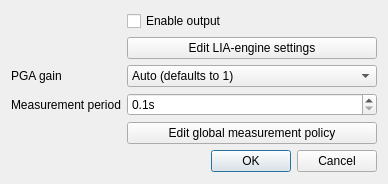
<?xml version="1.0" encoding="UTF-8"?>
<ui version="4.0">
 <class>SensorLIADialog</class>
 <widget class="QDialog" name="SensorLIADialog">
  <property name="geometry">
   <rect>
    <x>0</x>
    <y>0</y>
    <width>388</width>
    <height>184</height>
   </rect>
  </property>
  <property name="windowTitle">
   <string>Dialog</string>
  </property>
  <layout class="QFormLayout" name="formLayout">
   <item row="0" column="1">
    <widget class="QCheckBox" name="outputBox">
     <property name="text">
      <string>Enable output</string>
     </property>
    </widget>
   </item>
   <item row="1" column="1">
    <widget class="QPushButton" name="liaSettingsButton">
     <property name="text">
      <string>Edit LIA-engine settings</string>
     </property>
    </widget>
   </item>
   <item row="2" column="0">
    <widget class="QLabel" name="gainLabel">
     <property name="text">
      <string>PGA gain</string>
     </property>
    </widget>
   </item>
   <item row="2" column="1">
    <widget class="QComboBox" name="gainBox">
     <item>
      <property name="text">
       <string>Auto (defaults to 1)</string>
      </property>
     </item>
     <item>
      <property name="text">
       <string>1</string>
      </property>
     </item>
     <item>
      <property name="text">
       <string>2</string>
      </property>
     </item>
     <item>
      <property name="text">
       <string>5</string>
      </property>
     </item>
     <item>
      <property name="text">
       <string>10</string>
      </property>
     </item>
     <item>
      <property name="text">
       <string>20</string>
      </property>
     </item>
     <item>
      <property name="text">
       <string>50</string>
      </property>
     </item>
     <item>
      <property name="text">
       <string>100</string>
      </property>
     </item>
     <item>
      <property name="text">
       <string>200</string>
      </property>
     </item>
    </widget>
   </item>
   <item row="3" column="0">
    <widget class="QLabel" name="gPeriodLabel">
     <property name="text">
      <string>Measurement period</string>
     </property>
    </widget>
   </item>
   <item row="3" column="1">
    <widget class="QDoubleSpinBox" name="gPeriodBox">
     <property name="prefix">
      <string/>
     </property>
     <property name="suffix">
      <string notr="true">s</string>
     </property>
     <property name="decimals">
      <number>1</number>
     </property>
     <property name="minimum">
      <double>0.100000000000000</double>
     </property>
     <property name="maximum">
      <double>6553.500000000000000</double>
     </property>
     <property name="singleStep">
      <double>0.100000000000000</double>
     </property>
    </widget>
   </item>
   <item row="5" column="0" colspan="2">
    <widget class="QDialogButtonBox" name="confirmBox">
     <property name="orientation">
      <enum>Qt::Horizontal</enum>
     </property>
     <property name="standardButtons">
      <set>QDialogButtonBox::Cancel|QDialogButtonBox::Ok</set>
     </property>
    </widget>
   </item>
   <item row="4" column="1">
    <widget class="QPushButton" name="gPeriodButton">
     <property name="text">
      <string>Edit global measurement policy</string>
     </property>
    </widget>
   </item>
  </layout>
 </widget>
 <resources/>
 <connections>
  <connection>
   <sender>confirmBox</sender>
   <signal>accepted()</signal>
   <receiver>SensorLIADialog</receiver>
   <slot>accept()</slot>
   <hints>
    <hint type="sourcelabel">
     <x>248</x>
     <y>254</y>
    </hint>
    <hint type="destinationlabel">
     <x>157</x>
     <y>274</y>
    </hint>
   </hints>
  </connection>
  <connection>
   <sender>confirmBox</sender>
   <signal>rejected()</signal>
   <receiver>SensorLIADialog</receiver>
   <slot>reject()</slot>
   <hints>
    <hint type="sourcelabel">
     <x>316</x>
     <y>260</y>
    </hint>
    <hint type="destinationlabel">
     <x>286</x>
     <y>274</y>
    </hint>
   </hints>
  </connection>
 </connections>
</ui>
